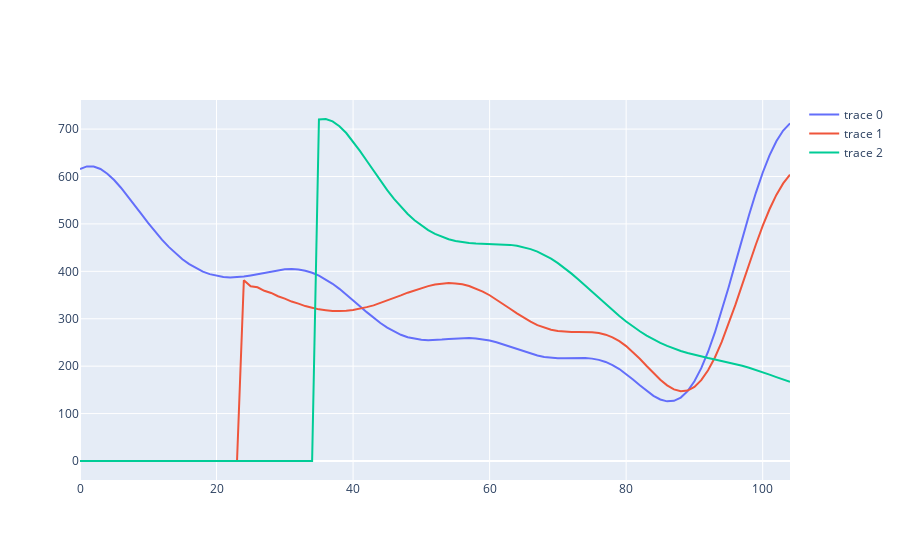

Notebook cell for this chart:
### Code cell
fig = go.Figure()

for b in beats:
    fig.add_scatter(y=b)
fig.show()
